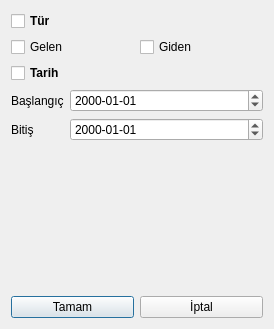
<?xml version="1.0" encoding="UTF-8"?>
<ui version="4.0">
 <class>kistasfatura</class>
 <widget class="QDialog" name="kistasfatura">
  <property name="windowModality">
   <enum>Qt::ApplicationModal</enum>
  </property>
  <property name="geometry">
   <rect>
    <x>0</x>
    <y>0</y>
    <width>274</width>
    <height>329</height>
   </rect>
  </property>
  <property name="windowTitle">
   <string>Dialog</string>
  </property>
  <layout class="QGridLayout" name="gridLayout_3">
   <item row="0" column="0" rowspan="2" colspan="2">
    <layout class="QFormLayout" name="formLayout">
     <property name="fieldGrowthPolicy">
      <enum>QFormLayout::AllNonFixedFieldsGrow</enum>
     </property>
     <item row="0" column="0" colspan="2">
      <layout class="QGridLayout" name="gridLayout">
       <item row="0" column="0" colspan="2">
        <widget class="QCheckBox" name="cbTur">
         <property name="font">
          <font>
           <weight>75</weight>
           <bold>true</bold>
          </font>
         </property>
         <property name="text">
          <string>Tür</string>
         </property>
        </widget>
       </item>
       <item row="1" column="0">
        <widget class="QCheckBox" name="cbTurGelen">
         <property name="text">
          <string>Gelen</string>
         </property>
        </widget>
       </item>
       <item row="1" column="1">
        <widget class="QCheckBox" name="cbTurGiden">
         <property name="text">
          <string>Giden</string>
         </property>
        </widget>
       </item>
      </layout>
     </item>
     <item row="1" column="0" colspan="2">
      <layout class="QGridLayout" name="gridLayout_2">
       <item row="0" column="0" colspan="2">
        <widget class="QCheckBox" name="cbTarih">
         <property name="font">
          <font>
           <weight>75</weight>
           <bold>true</bold>
          </font>
         </property>
         <property name="text">
          <string>Tarih</string>
         </property>
        </widget>
       </item>
       <item row="1" column="0">
        <widget class="QLabel" name="lblTarihBaslangic">
         <property name="sizePolicy">
          <sizepolicy hsizetype="Maximum" vsizetype="Preferred">
           <horstretch>0</horstretch>
           <verstretch>0</verstretch>
          </sizepolicy>
         </property>
         <property name="text">
          <string>Başlangıç</string>
         </property>
        </widget>
       </item>
       <item row="2" column="0">
        <widget class="QLabel" name="lblTarihBitis">
         <property name="sizePolicy">
          <sizepolicy hsizetype="Maximum" vsizetype="Preferred">
           <horstretch>0</horstretch>
           <verstretch>0</verstretch>
          </sizepolicy>
         </property>
         <property name="text">
          <string>Bitiş</string>
         </property>
        </widget>
       </item>
       <item row="1" column="1">
        <widget class="QDateEdit" name="dtBaslangic">
         <property name="displayFormat">
          <string>yyyy-MM-dd</string>
         </property>
        </widget>
       </item>
       <item row="2" column="1">
        <widget class="QDateEdit" name="dtBitis">
         <property name="displayFormat">
          <string>yyyy-MM-dd</string>
         </property>
        </widget>
       </item>
      </layout>
     </item>
    </layout>
   </item>
   <item row="2" column="0">
    <widget class="QPushButton" name="btnTamam">
     <property name="text">
      <string>Tamam</string>
     </property>
    </widget>
   </item>
   <item row="2" column="1">
    <widget class="QPushButton" name="btnIptal">
     <property name="text">
      <string>İptal</string>
     </property>
    </widget>
   </item>
  </layout>
 </widget>
 <resources/>
 <connections/>
</ui>
